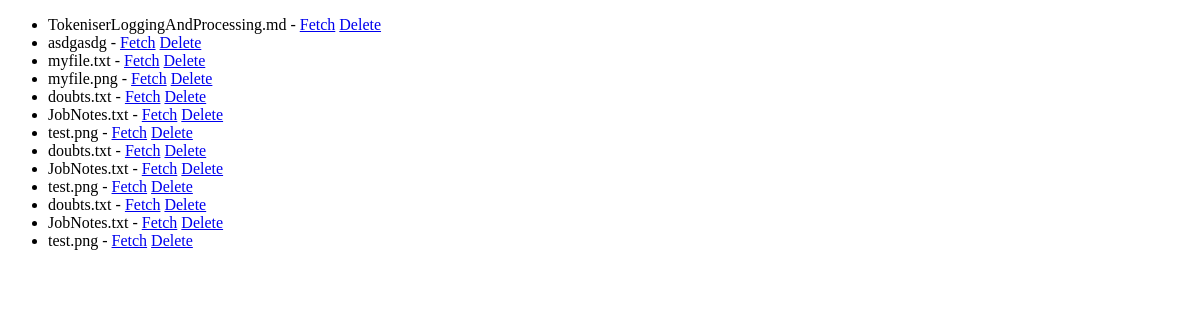
Page /medimode/my_documents (signed in) on the earlier database version.
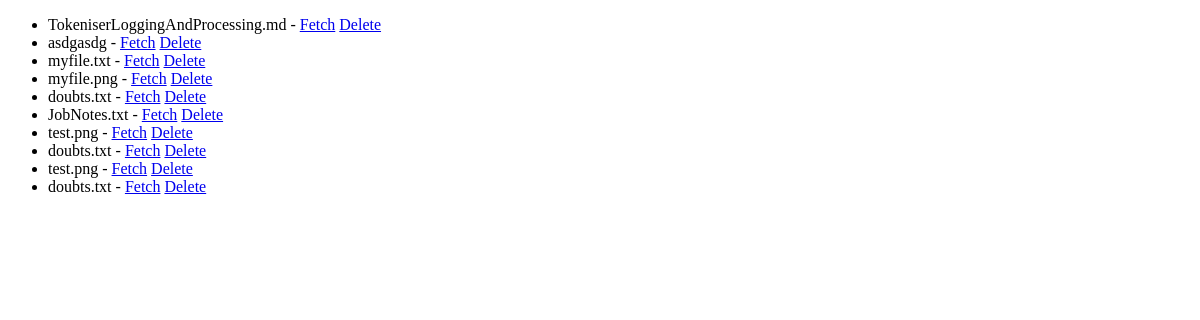
Same page on the later database version.
### medimode/models/interaction_models.py (models this page shows)
class Shareable(Document):
	owner = models.ForeignKey(to=Profile, on_delete=models.DO_NOTHING, related_name='owned_shareables')
	shared_with = models.ManyToManyField(to=Profile, related_name='can_access', blank=True)

### medimode/models/doc_models.py (models this page shows, shortened)
class Document(models.Model):
	doc_file = models.FileField(upload_to='uploads/documents')
	filename = models.CharField(max_length=100)

### medimode/views.py (the view)
# urls.py: path('my_documents', views.MyDocuments.as_view(), name='my_documents'),
class MyDocuments(AuthListView):
	model = Shareable

### medimode/views_base.py (called while the page is built)
	def test_func(self):
		return self.request.user.profile.approved

### templates/medimode/shareable_list.html (shortened to what this page needs)
<!DOCTYPE html>
<html lang="en">
<head>
</head>
<body>
{% block content %}
    <ul>
        {% for document in object_list %}
            <li>{{ document.filename }} -
                <a href="/medimode/media/{{ document.doc_file.name }}">Fetch</a>
                <a href="/medimode/delete_media/{{ document.doc_file.name }}">Delete</a>
            </li>
        {% endfor %}
    </ul>
{% endblock %}
</body>
</html>

Differences in the rows shown:
removed Shareable: filename "JobNotes.txt"
removed Shareable: filename "JobNotes.txt"
removed Shareable: filename "test.png"
